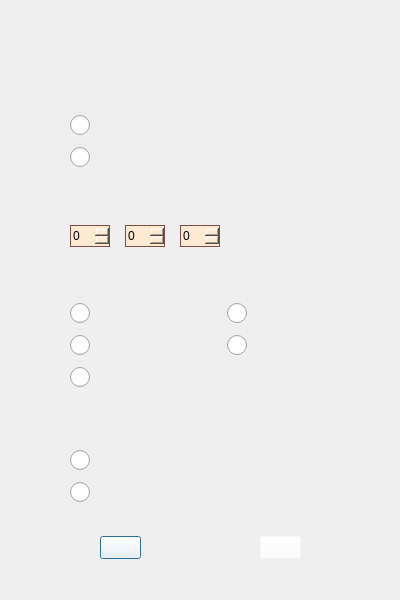
<?xml version="1.0" encoding="UTF-8"?>
<ui version="4.0">
 <class>CounterSetClass</class>
 <widget class="QDialog" name="CounterSetClass">
  <property name="geometry">
   <rect>
    <x>0</x>
    <y>0</y>
    <width>400</width>
    <height>600</height>
   </rect>
  </property>
  <property name="windowTitle">
   <string>计时器设置</string>
  </property>
  <property name="windowIcon">
   <iconset resource="tools.qrc">
    <normaloff>:/picture_tools/icon/picture_tools/icon/icon_main_mainwindow.png</normaloff>:/picture_tools/icon/picture_tools/icon/icon_main_mainwindow.png</iconset>
  </property>
  <property name="windowOpacity">
   <double>5.000000000000000</double>
  </property>
  <widget class="QRadioButton" name="radioButton_type_1">
   <property name="geometry">
    <rect>
     <x>70</x>
     <y>115</y>
     <width>20</width>
     <height>20</height>
    </rect>
   </property>
   <property name="styleSheet">
    <string notr="true">QRadioButton{spacing: 5px;color: white;}
QRadioButton::indicator {width: 20px;height: 20px;}
QRadioButton::indicator:enabled:unchecked {image: url(:/picture_tools/radiobutton/picture_tools/radiobutton_style/radiobutton_off.png);}
QRadioButton::indicator:enabled:unchecked:hover  {image: url(:/picture_tools/radiobutton/picture_tools/radiobutton_style/radiobutton_off.png);}
QRadioButton::indicator:enabled:unchecked:pressed {image: url(:/picture_tools/radiobutton/picture_tools/radiobutton_style/radiobutton_off.png);}
QRadioButton::indicator:enabled:checked {image: url(:/picture_tools/radiobutton/picture_tools/radiobutton_style/radiobutton_on.png);}
QRadioButton::indicator:enabled:checked:hover {image: url(:/picture_tools/radiobutton/picture_tools/radiobutton_style/radiobutton_on.png);}
QRadioButton::indicator:enabled:checked:pressed {image: url(:/picture_tools/radiobutton/picture_tools/radiobutton_style/radiobutton_on.png);}</string>
   </property>
   <property name="text">
    <string/>
   </property>
  </widget>
  <widget class="QRadioButton" name="radioButton_type_2">
   <property name="geometry">
    <rect>
     <x>70</x>
     <y>147</y>
     <width>20</width>
     <height>20</height>
    </rect>
   </property>
   <property name="styleSheet">
    <string notr="true">QRadioButton{spacing: 5px;color: white;}
QRadioButton::indicator {width: 20px;height: 20px;}
QRadioButton::indicator:enabled:unchecked {image: url(:/picture_tools/radiobutton/picture_tools/radiobutton_style/radiobutton_off.png);}
QRadioButton::indicator:enabled:unchecked:hover  {image: url(:/picture_tools/radiobutton/picture_tools/radiobutton_style/radiobutton_off.png);}
QRadioButton::indicator:enabled:unchecked:pressed {image: url(:/picture_tools/radiobutton/picture_tools/radiobutton_style/radiobutton_off.png);}
QRadioButton::indicator:enabled:checked {image: url(:/picture_tools/radiobutton/picture_tools/radiobutton_style/radiobutton_on.png);}
QRadioButton::indicator:enabled:checked:hover {image: url(:/picture_tools/radiobutton/picture_tools/radiobutton_style/radiobutton_on.png);}
QRadioButton::indicator:enabled:checked:pressed {image: url(:/picture_tools/radiobutton/picture_tools/radiobutton_style/radiobutton_on.png);}</string>
   </property>
   <property name="text">
    <string/>
   </property>
  </widget>
  <widget class="QRadioButton" name="radioButton_voice_1">
   <property name="geometry">
    <rect>
     <x>70</x>
     <y>303</y>
     <width>20</width>
     <height>20</height>
    </rect>
   </property>
   <property name="styleSheet">
    <string notr="true">QRadioButton{spacing: 5px;color: white;}
QRadioButton::indicator {width: 20px;height: 20px;}
QRadioButton::indicator:enabled:unchecked {image: url(:/picture_tools/radiobutton/picture_tools/radiobutton_style/radiobutton_off.png);}
QRadioButton::indicator:enabled:unchecked:hover  {image: url(:/picture_tools/radiobutton/picture_tools/radiobutton_style/radiobutton_off.png);}
QRadioButton::indicator:enabled:unchecked:pressed {image: url(:/picture_tools/radiobutton/picture_tools/radiobutton_style/radiobutton_off.png);}
QRadioButton::indicator:enabled:checked {image: url(:/picture_tools/radiobutton/picture_tools/radiobutton_style/radiobutton_on.png);}
QRadioButton::indicator:enabled:checked:hover {image: url(:/picture_tools/radiobutton/picture_tools/radiobutton_style/radiobutton_on.png);}
QRadioButton::indicator:enabled:checked:pressed {image: url(:/picture_tools/radiobutton/picture_tools/radiobutton_style/radiobutton_on.png);}</string>
   </property>
   <property name="text">
    <string/>
   </property>
  </widget>
  <widget class="QRadioButton" name="radioButton_voice_3">
   <property name="geometry">
    <rect>
     <x>70</x>
     <y>335</y>
     <width>20</width>
     <height>20</height>
    </rect>
   </property>
   <property name="styleSheet">
    <string notr="true">QRadioButton{spacing: 5px;color: white;}
QRadioButton::indicator {width: 20px;height: 20px;}
QRadioButton::indicator:enabled:unchecked {image: url(:/picture_tools/radiobutton/picture_tools/radiobutton_style/radiobutton_off.png);}
QRadioButton::indicator:enabled:unchecked:hover  {image: url(:/picture_tools/radiobutton/picture_tools/radiobutton_style/radiobutton_off.png);}
QRadioButton::indicator:enabled:unchecked:pressed {image: url(:/picture_tools/radiobutton/picture_tools/radiobutton_style/radiobutton_off.png);}
QRadioButton::indicator:enabled:checked {image: url(:/picture_tools/radiobutton/picture_tools/radiobutton_style/radiobutton_on.png);}
QRadioButton::indicator:enabled:checked:hover {image: url(:/picture_tools/radiobutton/picture_tools/radiobutton_style/radiobutton_on.png);}
QRadioButton::indicator:enabled:checked:pressed {image: url(:/picture_tools/radiobutton/picture_tools/radiobutton_style/radiobutton_on.png);}</string>
   </property>
   <property name="text">
    <string/>
   </property>
  </widget>
  <widget class="QRadioButton" name="radioButton_voice_5">
   <property name="geometry">
    <rect>
     <x>70</x>
     <y>367</y>
     <width>20</width>
     <height>20</height>
    </rect>
   </property>
   <property name="styleSheet">
    <string notr="true">QRadioButton{spacing: 5px;color: white;}
QRadioButton::indicator {width: 20px;height: 20px;}
QRadioButton::indicator:enabled:unchecked {image: url(:/picture_tools/radiobutton/picture_tools/radiobutton_style/radiobutton_off.png);}
QRadioButton::indicator:enabled:unchecked:hover  {image: url(:/picture_tools/radiobutton/picture_tools/radiobutton_style/radiobutton_off.png);}
QRadioButton::indicator:enabled:unchecked:pressed {image: url(:/picture_tools/radiobutton/picture_tools/radiobutton_style/radiobutton_off.png);}
QRadioButton::indicator:enabled:checked {image: url(:/picture_tools/radiobutton/picture_tools/radiobutton_style/radiobutton_on.png);}
QRadioButton::indicator:enabled:checked:hover {image: url(:/picture_tools/radiobutton/picture_tools/radiobutton_style/radiobutton_on.png);}
QRadioButton::indicator:enabled:checked:pressed {image: url(:/picture_tools/radiobutton/picture_tools/radiobutton_style/radiobutton_on.png);}</string>
   </property>
   <property name="text">
    <string/>
   </property>
  </widget>
  <widget class="QRadioButton" name="radioButton_voice_2">
   <property name="geometry">
    <rect>
     <x>227</x>
     <y>303</y>
     <width>20</width>
     <height>20</height>
    </rect>
   </property>
   <property name="styleSheet">
    <string notr="true">QRadioButton{spacing: 5px;color: white;}
QRadioButton::indicator {width: 20px;height: 20px;}
QRadioButton::indicator:enabled:unchecked {image: url(:/picture_tools/radiobutton/picture_tools/radiobutton_style/radiobutton_off.png);}
QRadioButton::indicator:enabled:unchecked:hover  {image: url(:/picture_tools/radiobutton/picture_tools/radiobutton_style/radiobutton_off.png);}
QRadioButton::indicator:enabled:unchecked:pressed {image: url(:/picture_tools/radiobutton/picture_tools/radiobutton_style/radiobutton_off.png);}
QRadioButton::indicator:enabled:checked {image: url(:/picture_tools/radiobutton/picture_tools/radiobutton_style/radiobutton_on.png);}
QRadioButton::indicator:enabled:checked:hover {image: url(:/picture_tools/radiobutton/picture_tools/radiobutton_style/radiobutton_on.png);}
QRadioButton::indicator:enabled:checked:pressed {image: url(:/picture_tools/radiobutton/picture_tools/radiobutton_style/radiobutton_on.png);}</string>
   </property>
   <property name="text">
    <string/>
   </property>
  </widget>
  <widget class="QRadioButton" name="radioButton_voice_4">
   <property name="geometry">
    <rect>
     <x>227</x>
     <y>335</y>
     <width>20</width>
     <height>20</height>
    </rect>
   </property>
   <property name="styleSheet">
    <string notr="true">QRadioButton{spacing: 5px;color: white;}
QRadioButton::indicator {width: 20px;height: 20px;}
QRadioButton::indicator:enabled:unchecked {image: url(:/picture_tools/radiobutton/picture_tools/radiobutton_style/radiobutton_off.png);}
QRadioButton::indicator:enabled:unchecked:hover  {image: url(:/picture_tools/radiobutton/picture_tools/radiobutton_style/radiobutton_off.png);}
QRadioButton::indicator:enabled:unchecked:pressed {image: url(:/picture_tools/radiobutton/picture_tools/radiobutton_style/radiobutton_off.png);}
QRadioButton::indicator:enabled:checked {image: url(:/picture_tools/radiobutton/picture_tools/radiobutton_style/radiobutton_on.png);}
QRadioButton::indicator:enabled:checked:hover {image: url(:/picture_tools/radiobutton/picture_tools/radiobutton_style/radiobutton_on.png);}
QRadioButton::indicator:enabled:checked:pressed {image: url(:/picture_tools/radiobutton/picture_tools/radiobutton_style/radiobutton_on.png);}</string>
   </property>
   <property name="text">
    <string/>
   </property>
  </widget>
  <widget class="QSpinBox" name="spinBox_hour">
   <property name="geometry">
    <rect>
     <x>70</x>
     <y>225</y>
     <width>40</width>
     <height>22</height>
    </rect>
   </property>
   <property name="contextMenuPolicy">
    <enum>Qt::NoContextMenu</enum>
   </property>
   <property name="styleSheet">
    <string notr="true">/*按钮未按下*/
QSpinBox::up-button
{
    image: url(:/picture_tools/spinbox/picture_tools/spinbox_style/up_button.png);     
    background: #FDEAD3;
}
QSpinBox::down-button
{
    image: url(:/picture_tools/spinbox/picture_tools/spinbox_style/down_button.png); 
    background: #FDEAD3;
}
/*按钮按下*/
QSpinBox::up-button:pressed
{
    image: url(:/picture_tools/spinbox/picture_tools/spinbox_style/up_button.png);   
    background: #FDEAD3;     
}
QSpinBox::down-button:pressed
{
    image: url(:/picture_tools/spinbox/picture_tools/spinbox_style/down_button.png); 
    background: #FDEAD3;
}
/*总体设置*/
QSpinBox
{
    border: 1px solid #804C47;
    background: #FDEAD3;
}</string>
   </property>
  </widget>
  <widget class="QSpinBox" name="spinBox_minute">
   <property name="geometry">
    <rect>
     <x>125</x>
     <y>225</y>
     <width>40</width>
     <height>22</height>
    </rect>
   </property>
   <property name="contextMenuPolicy">
    <enum>Qt::NoContextMenu</enum>
   </property>
   <property name="styleSheet">
    <string notr="true">/*按钮未按下*/
QSpinBox::up-button
{
    image: url(:/picture_tools/spinbox/picture_tools/spinbox_style/up_button.png);     
    background: #FDEAD3;
}
QSpinBox::down-button
{
    image: url(:/picture_tools/spinbox/picture_tools/spinbox_style/down_button.png); 
    background: #FDEAD3;
}
/*按钮按下*/
QSpinBox::up-button:pressed
{
    image: url(:/picture_tools/spinbox/picture_tools/spinbox_style/up_button.png);   
    background: #FDEAD3;     
}
QSpinBox::down-button:pressed
{
    image: url(:/picture_tools/spinbox/picture_tools/spinbox_style/down_button.png); 
    background: #FDEAD3;
}
/*总体设置*/
QSpinBox
{
    border: 1px solid #804C47;
    background: #FDEAD3;
}</string>
   </property>
   <property name="maximum">
    <number>59</number>
   </property>
  </widget>
  <widget class="QSpinBox" name="spinBox_second">
   <property name="geometry">
    <rect>
     <x>180</x>
     <y>225</y>
     <width>40</width>
     <height>22</height>
    </rect>
   </property>
   <property name="contextMenuPolicy">
    <enum>Qt::NoContextMenu</enum>
   </property>
   <property name="styleSheet">
    <string notr="true">/*按钮未按下*/
QSpinBox::up-button
{
    image: url(:/picture_tools/spinbox/picture_tools/spinbox_style/up_button.png);     
    background: #FDEAD3;
}
QSpinBox::down-button
{
    image: url(:/picture_tools/spinbox/picture_tools/spinbox_style/down_button.png); 
    background: #FDEAD3;
}
/*按钮按下*/
QSpinBox::up-button:pressed
{
    image: url(:/picture_tools/spinbox/picture_tools/spinbox_style/up_button.png);   
    background: #FDEAD3;     
}
QSpinBox::down-button:pressed
{
    image: url(:/picture_tools/spinbox/picture_tools/spinbox_style/down_button.png); 
    background: #FDEAD3;
}
/*总体设置*/
QSpinBox
{
    border: 1px solid #804C47;
    background: #FDEAD3;
}</string>
   </property>
   <property name="minimum">
    <number>0</number>
   </property>
   <property name="maximum">
    <number>59</number>
   </property>
   <property name="value">
    <number>0</number>
   </property>
  </widget>
  <widget class="QRadioButton" name="radioButton_dialog_1">
   <property name="geometry">
    <rect>
     <x>70</x>
     <y>450</y>
     <width>20</width>
     <height>20</height>
    </rect>
   </property>
   <property name="styleSheet">
    <string notr="true">QRadioButton{spacing: 5px;color: white;}
QRadioButton::indicator {width: 20px;height: 20px;}
QRadioButton::indicator:enabled:unchecked {image: url(:/picture_tools/radiobutton/picture_tools/radiobutton_style/radiobutton_off.png);}
QRadioButton::indicator:enabled:unchecked:hover  {image: url(:/picture_tools/radiobutton/picture_tools/radiobutton_style/radiobutton_off.png);}
QRadioButton::indicator:enabled:unchecked:pressed {image: url(:/picture_tools/radiobutton/picture_tools/radiobutton_style/radiobutton_off.png);}
QRadioButton::indicator:enabled:checked {image: url(:/picture_tools/radiobutton/picture_tools/radiobutton_style/radiobutton_on.png);}
QRadioButton::indicator:enabled:checked:hover {image: url(:/picture_tools/radiobutton/picture_tools/radiobutton_style/radiobutton_on.png);}
QRadioButton::indicator:enabled:checked:pressed {image: url(:/picture_tools/radiobutton/picture_tools/radiobutton_style/radiobutton_on.png);}</string>
   </property>
   <property name="text">
    <string/>
   </property>
  </widget>
  <widget class="QRadioButton" name="radioButton_dialog_2">
   <property name="geometry">
    <rect>
     <x>70</x>
     <y>482</y>
     <width>20</width>
     <height>20</height>
    </rect>
   </property>
   <property name="styleSheet">
    <string notr="true">QRadioButton{spacing: 5px;color: white;}
QRadioButton::indicator {width: 20px;height: 20px;}
QRadioButton::indicator:enabled:unchecked {image: url(:/picture_tools/radiobutton/picture_tools/radiobutton_style/radiobutton_off.png);}
QRadioButton::indicator:enabled:unchecked:hover  {image: url(:/picture_tools/radiobutton/picture_tools/radiobutton_style/radiobutton_off.png);}
QRadioButton::indicator:enabled:unchecked:pressed {image: url(:/picture_tools/radiobutton/picture_tools/radiobutton_style/radiobutton_off.png);}
QRadioButton::indicator:enabled:checked {image: url(:/picture_tools/radiobutton/picture_tools/radiobutton_style/radiobutton_on.png);}
QRadioButton::indicator:enabled:checked:hover {image: url(:/picture_tools/radiobutton/picture_tools/radiobutton_style/radiobutton_on.png);}
QRadioButton::indicator:enabled:checked:pressed {image: url(:/picture_tools/radiobutton/picture_tools/radiobutton_style/radiobutton_on.png);}</string>
   </property>
   <property name="text">
    <string/>
   </property>
  </widget>
  <widget class="QPushButton" name="pushButton_apply">
   <property name="geometry">
    <rect>
     <x>100</x>
     <y>536</y>
     <width>41</width>
     <height>23</height>
    </rect>
   </property>
   <property name="styleSheet">
    <string notr="true">QPushButton
{
    background: rgb(255,255,255,0);
}</string>
   </property>
   <property name="text">
    <string/>
   </property>
  </widget>
  <widget class="QPushButton" name="pushButton_cancel">
   <property name="geometry">
    <rect>
     <x>260</x>
     <y>536</y>
     <width>41</width>
     <height>23</height>
    </rect>
   </property>
   <property name="styleSheet">
    <string notr="true">QPushButton
{
    background: rgb(255,255,255,0);
}</string>
   </property>
   <property name="text">
    <string/>
   </property>
  </widget>
 </widget>
 <resources>
  <include location="tools.qrc"/>
 </resources>
 <connections/>
</ui>
